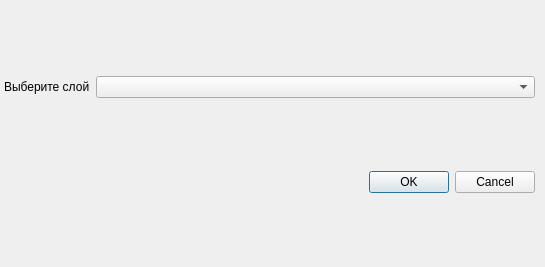
<?xml version="1.0" encoding="UTF-8"?>
<ui version="4.0">
 <class>Dialog</class>
 <widget class="QDialog" name="Dialog">
  <property name="geometry">
   <rect>
    <x>0</x>
    <y>0</y>
    <width>545</width>
    <height>267</height>
   </rect>
  </property>
  <property name="windowTitle">
   <string>Dialog</string>
  </property>
  <widget class="QWidget" name="gridLayoutWidget">
   <property name="geometry">
    <rect>
     <x>4</x>
     <y>9</y>
     <width>531</width>
     <height>251</height>
    </rect>
   </property>
   <layout class="QGridLayout" name="gridLayout">
    <item row="0" column="1">
     <widget class="QgsMapLayerComboBox" name="mMapLayerComboBox"/>
    </item>
    <item row="1" column="1">
     <widget class="QDialogButtonBox" name="buttonBox">
      <property name="orientation">
       <enum>Qt::Horizontal</enum>
      </property>
      <property name="standardButtons">
       <set>QDialogButtonBox::Cancel|QDialogButtonBox::Ok</set>
      </property>
     </widget>
    </item>
    <item row="0" column="0">
     <widget class="QLabel" name="label">
      <property name="text">
       <string>Выберите слой</string>
      </property>
     </widget>
    </item>
   </layout>
  </widget>
 </widget>
 <customwidgets>
  <customwidget>
   <class>QgsMapLayerComboBox</class>
   <extends>QComboBox</extends>
   <header>qgsmaplayercombobox.h</header>
  </customwidget>
 </customwidgets>
 <resources/>
 <connections>
  <connection>
   <sender>buttonBox</sender>
   <signal>accepted()</signal>
   <receiver>Dialog</receiver>
   <slot>accept()</slot>
   <hints>
    <hint type="sourcelabel">
     <x>248</x>
     <y>254</y>
    </hint>
    <hint type="destinationlabel">
     <x>157</x>
     <y>274</y>
    </hint>
   </hints>
  </connection>
  <connection>
   <sender>buttonBox</sender>
   <signal>rejected()</signal>
   <receiver>Dialog</receiver>
   <slot>reject()</slot>
   <hints>
    <hint type="sourcelabel">
     <x>316</x>
     <y>260</y>
    </hint>
    <hint type="destinationlabel">
     <x>286</x>
     <y>274</y>
    </hint>
   </hints>
  </connection>
 </connections>
</ui>
